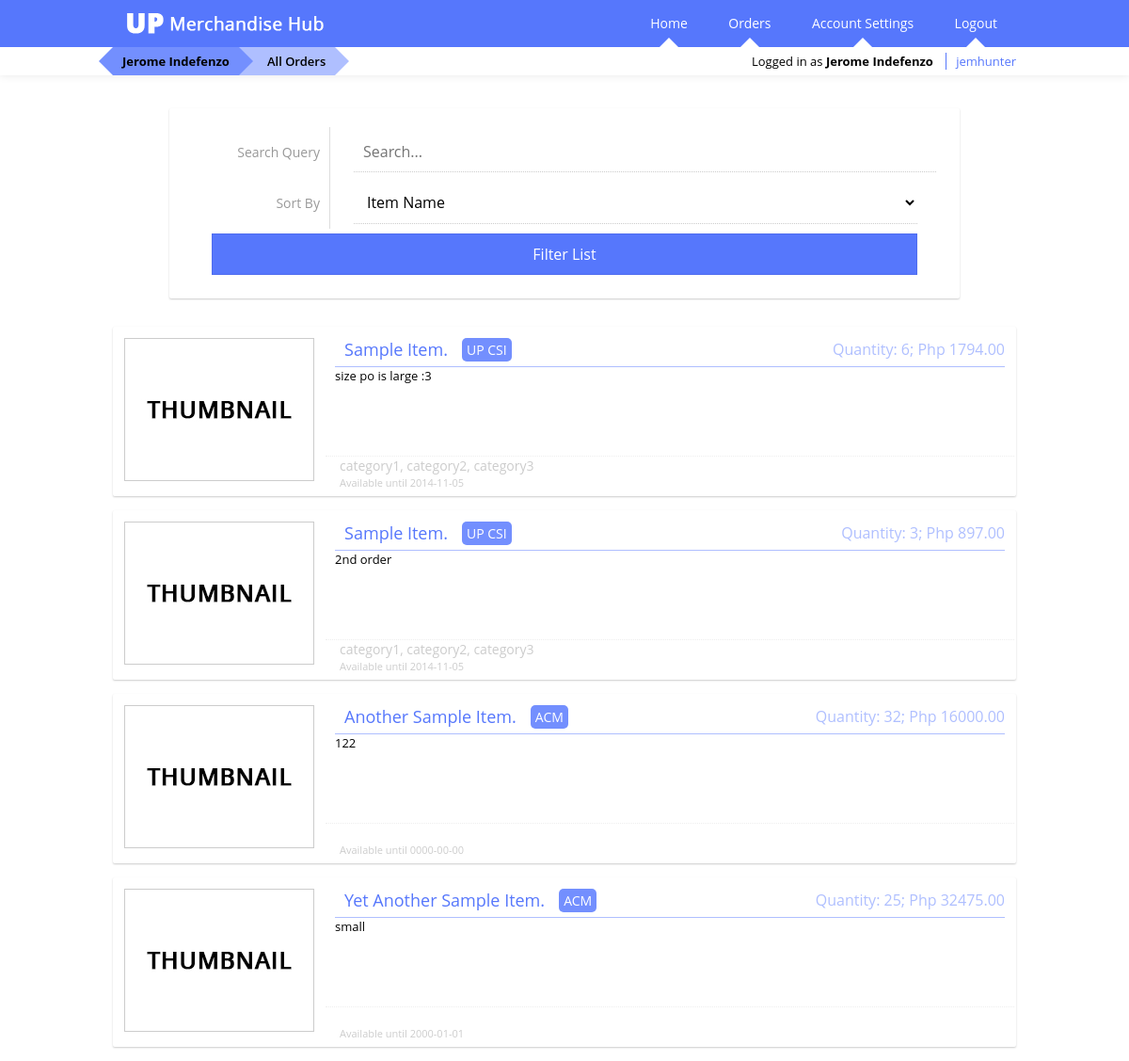
/user_orders.php (signed in), run on the app's committed database.
### tables this page shows
CREATE TABLE IF NOT EXISTS `orders` (
  `order_id` tinyint(3) unsigned NOT NULL AUTO_INCREMENT,
  `acc_id` tinyint(3) unsigned NOT NULL,
  `item_id` tinyint(3) unsigned NOT NULL,
  `order_date` date NOT NULL,
  `order_quantity` tinyint(3) unsigned NOT NULL,
  `order_specs` text NOT NULL,
  PRIMARY KEY (`order_id`)
);

CREATE TABLE IF NOT EXISTS `items` (
  `item_id` tinyint(3) unsigned NOT NULL AUTO_INCREMENT,
  `item_name` varchar(255) NOT NULL,
  `acc_id` tinyint(3) unsigned NOT NULL,
  `item_price` int(10) unsigned NOT NULL,
  `item_description` text NOT NULL,
  `item_expiration` date NOT NULL,
  `item_categories` text NOT NULL,
  PRIMARY KEY (`item_id`)
);

CREATE TABLE IF NOT EXISTS `orgs` (
  `acc_id` tinyint(3) unsigned NOT NULL,
  `org_name` varchar(100) NOT NULL,
  `number` varchar(11) NOT NULL,
  `email` varchar(100) NOT NULL,
  PRIMARY KEY (`acc_id`)
);

### common.php (called while the page is built, shortened)
<?php
	$database = 'up-merch-hub';
	function get($statement){
		$result = mysql_query($statement);
		return $result;
	}
	function get_one($statement){
		$result = mysql_query($statement);
		$row = mysql_fetch_assoc($result);
		return $row;
	}

### order_panel.php (the view, shortened to what this page needs)
<?php
	$item_name = nl2br(htmlentities($i['item_name']));
	$order_quantity = $r['order_quantity'];
	$item_price = $i['item_price'];
	$order_specs = nl2br(htmlentities($r['order_specs']));
	$item_categories = nl2br(htmlentities($i['item_categories']));
	$item_expiration = nl2br(htmlentities($i['item_expiration']));
	$thumb = "images/thumb_$item_id.jpg";
	if (!file_exists($thumb)) {
		$thumb = "images/thumb_default.jpg";
	}
?>
<table>
	<tr>
		<td class="item_thumb">
			<img src="<?php echo $thumb; ?>" width=200>
		</td>
		<td class="item_content">
			<div class="item_panel_head">
				<span class="item_panel_name">
					<?php echo $item_name; ?>
				</span>
				<span class="item_panel_org">
					<?php echo $item_org; ?>
				</span>
				<span class="item_panel_price">
					Quantity: <?php echo $order_quantity; ?>; Php <?php echo $order_quantity * $item_price; ?>.00
				</span>
			</div>
			<div class="item_panel_body">
				<span class="item_panel_description">
					<?php echo $order_specs; ?>
				</span>
			</div>
			<div class="item_panel_footer">
				<span class="item_panel_categories">
					<?php echo $item_categories; ?>
				</span>
				<span class="item_panel_expiration">
					Available until <?php echo $item_expiration; ?>
				</span>
			</div>
		</td>
	</tr>
</table>

### user_orders.php (shortened to what this page needs)
<?php
	include_once("common.php");
	if (!isset($_SESSION['acc_type'])) {
		header("Location: loginpage.php?err=You%20must%20be%20logged%20in%20to%20view%20this%20page.");
		die("Redirecting...");
	} else if ($_SESSION['acc_type'] != "user") {
		header("Location: index.php");
		die("Redirecting...");
	} else {
		$acc_id = $_SESSION['acc_id'];
		$name = $_SESSION['first_name'] . " " . $_SESSION['last_name'];
	}
?>
<!DOCTYPE html>
<html>
<head>
	<?php include("head.php"); ?>
</head>
<body>
	<div id="header">
		<div class="vwrap">
			<?php include("header.php"); ?>
		</div>
	</div>
	<div id="navcrumbs">
		<div class="vwrap">
			<span class="crumb level1">
				<?php echo $name; ?>
			</span>
			<span class="crumb level2">
				All Orders
			</span>
			<?php
				if (isset($_SESSION['username'])) {
			?>
			<span class="userdisplay">
				Logged in as
				<strong>
					<?php
						if ($_SESSION['acc_type'] == "user") {
							echo $_SESSION['first_name'] . " " . $_SESSION['last_name'];
						} else if ($_SESSION['acc_type'] == "org") {
							echo $_SESSION['org_name'];
						}
					?>
				</strong>
				<span class="userdisplay_username"><?php echo $_SESSION['username']; ?></span>
			</span>
			<?php
				}
			?>
		</div>
	</div>
	<div id="body">
		<div class="vwrap">
			<div id="filter_panel">
				<form action="" method="POST" id="filter_form">
					<table>
						<tr>
							<td class="form_label">Search Query</td>
							<td class="form_input"><input type="text" name="search_query" placeholder="Search..." value="<?php if (isset($_POST['search_query'])) { echo $_POST['search_query']; } ?>" /></td>
						</tr><tr>
							<td class="form_label">Sort By</td>
							<td class="form_input">
								<select name="sort_by">
									<option value="item_name" <?php if(isset($_POST['sort_by']) AND $_POST['sort_by'] == "item_name") { echo "selected"; } ?>>Item Name</option>
								</select>
							</td>
						</tr>
					</table>
					<table>
						<tr>
							<td class="form_input"><input type="Submit" value="Filter List" /></td>
						</tr>
					</table>
				</form>
			</div>
			<?php
				$s = "";
				$itemlist = get("SELECT * FROM `orders` WHERE `acc_id`='$acc_id'");
				while ($r = mysql_fetch_assoc($itemlist)) {
					$item_id = $r['item_id'];
					$i = get_one("SELECT * FROM items WHERE `item_id`='$item_id'");
					$acc_id = $i['acc_id'];
					$item_org = get_one("SELECT `org_name` FROM orgs WHERE acc_id='$acc_id'")['org_name'];
					$src_str = $r['order_quantity'] . $r['order_specs'] . $i['item_name'] . $i['item_categories'] . $i['item_expiration'] . $item_org;
					$src_str .= $r['order_quantity'] * $i['item_price'];
					if ($s == "" OR strpos(strtolower($src_str), strtolower($s)) !== false) {
			?>
					<div class="item_panel">
						<?php include("order_panel.php"); ?>
					</div>
			<?php
					}
				}
			?>
		</div>
	</div>
</body>
</html>

### styles.css (style rules this page uses)
* { margin: 0; padding: 0; }
body { font-family: "Open Sans", "Calibri", "Tahoma", sans-serif; font-weight: 400; font-size: 13px; }
.vwrap { width: 960px; margin: auto; }
#header { position: fixed; top: 0; left: 0; width: 100%; height: 50px; background: #5677fc; color: #FFF; z-index: 2; }
#navcrumbs { position: fixed; top: 50px; left: 0; width: 100%; height: 30px; line-height: 30px; background: #FFF; color: #000; box-shadow: 0px 0px 10px rgba(0,0,0,0.1); z-index: 1; }
#body { width: 100%; margin-top: 100px; }
.crumb { position: relative; float: left; padding: 0px 10px 0px 30px; font-size: 13px; }
.crumb:after { content: " "; position: absolute; top: 0; right: -15px; border-top: 15px solid transparent; border-bottom: 15px solid transparent; }
.crumb.level1 { padding: 0px 10px 0px 10px; background: #738ffe; font-weight: 700; }
.crumb.level1:before { content: " "; position: absolute; top: 0; left: -15px; border-top: 15px solid transparent; border-bottom: 15px solid transparent; border-right: 15px solid #738ffe; }
.crumb.level1:after { border-left: 15px solid #738ffe; z-index: 3; }
.crumb.level2 { background: #afbfff; font-weight: 600; }
.crumb.level2:after { border-left: 15px solid #afbfff; z-index: 2; }
.userdisplay { float: right; }
.userdisplay_username { color: #5677fc; margin-left: 10px; padding-left: 10px; border-left: 1px solid #5677fc; }
#login_form, #item_form, #order_form, #filter_form { box-shadow: 0px 1px 2px #CCC; width: 600px; margin: 0px auto; padding: 20px; text-align: center; border-radius: 2px; }
#login_form table, #item_form table, #order_form table, #filter_form table { width: 100%; vertical-align: top; border-collapse: collapse; }
#filter_form { width: 800px; }
.form_label { width: 130px; color: #999; font-size: 14px; text-align: right; padding: 10px; border-right: 1px solid #DDD; }
.form_input { padding: 5px 25px; }
.form_input input, .form_input textarea, .form_input select { width: 100%; font-size: 16px; }
.form_input input[type="text"], .form_input input[type="password"], .form_input input[type="file"], .form_input textarea, .form_input select { border: none; border-bottom: 1px dotted #CCC; background: transparent; padding: 10px; font-family: "Open Sans", "Calibri", "Tahoma", sans-serif; font-weight: 400; transition: all 0.5s ease; }
.form_input input[type="submit"] { border: 1px solid #4e6cef; background: #5677fc; color: #FFF; padding: 10px; font-family: "Open Sans", "Calibri", "Tahoma", sans-serif; font-weight: 400; transition: all 0.5s ease; }
#filter_panel { margin: 15px 0px; padding: 15px; }
.item_panel { box-shadow: 0px 1px 2px #CCC; margin: 15px 0px; border-radius: 2px; }
.item_thumb { padding: 10px; vertical-align: top; }
.item_thumb img { border: 1px solid #CCC; }
.item_content { position: relative; padding: 10px; vertical-align: top; width: 100%; }
.item_panel_head { position: relative; width: 100%; height: 30px; border-bottom: 1px solid #afbfff; overflow: hidden; }
.item_panel_head span { height: 25px; line-height: 25px; }
.item_panel_name, .item_panel_org { float: left; }
.item_panel_price { float: right; }
.item_panel_name { margin-left: 10px; font-size: 18px; color: #5677fc; }
.item_panel_org { margin-left: 15px; padding: 0px 5px; font-size: 14px; background: #738ffe; color: #fff; border-radius: 5px; }
.item_panel_price { font-size: 16px; color: #afbfff; }
.item_panel_body { position: relative; width: 100%; padding-bottom: 40px; }
.item_panel_description { font-size: 13px; }
.item_panel_footer { position: absolute; bottom: 0; left: 0; width: 100%; height: 40px; border-top: 1px dotted #eee; }
.item_panel_categories { position: absolute; bottom: 20px; left: 15px; height: 20px; font-size: 14px; color: #CCC; }
.item_panel_expiration { position: absolute; bottom: 5px; left: 15px; height: 15px; font-size: 11px; color: #CCC; }

### data on the page
orders: item.item_name "Sample Item.", item.org_name "UP CSI", order_quantity "6", $order_quantity*$item_price "1794", order_specs "size po is large :3", item.item_categories "category1, category2, category3", item.item_expiration "2014-11-05"
orders: item.item_name "Sample Item.", item.org_name "UP CSI", order_quantity "3", $order_quantity*$item_price "897", order_specs "2nd order", item.item_categories "category1, category2, category3", item.item_expiration "2014-11-05"
orders: item.item_name "Another Sample Item.", item.org_name "ACM", order_quantity "32", $order_quantity*$item_price "16000", order_specs "122", item.item_expiration "0000-00-00"
orders: item.item_name "Yet Another Sample Item.", item.org_name "ACM", order_quantity "25", $order_quantity*$item_price "32475", order_specs "small", item.item_expiration "2000-01-01"

### other printed values
$menuitem[0] "Home"
$menuitem[0] "Orders"
$menuitem[0] "Account Settings"
$menuitem[0] "Logout"
$name "Jerome Indefenzo"
$_SESSION['first_name'] "Jerome"
$_SESSION['last_name'] "Indefenzo"
$_SESSION['username'] "jemhunter"
